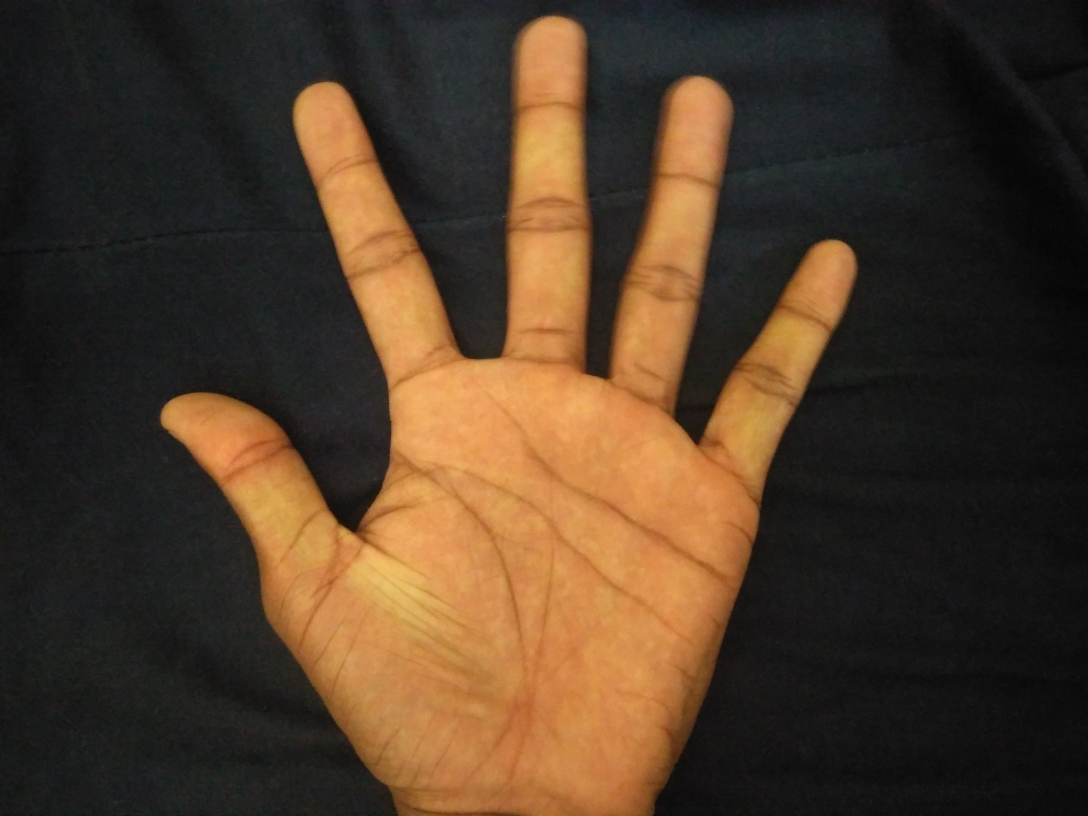
#> input picture refined/amit/IMG_20161220_013133.jpg, 3264 x 2448 px (shown at 1/3 size); its folder holds only this picture in this run
$ python select_image.py   (Python 2 division)   (older library calls are emulated)
#> lines starting #> are read from the running program, lines starting #| are printed output that depends on the picture; after the words box and inside, x2 and y2 are one past the last pixel; in counts of white or black regions, pixels touching at a corner belong together
### error_remover.py
#!/usr/bin/python
#this program takes an binary image as input and gives an image completely free from errors
from __future__ import division
import sys
import numpy as np
import cv2
import sys
import easygui
import matplotlib.pyplot as plt
import math
colors=[[ 0 , 43 , 54 ] , [ 7 , 54 , 66 ] , [ 88 , 110 , 117 ] , [ 101 , 123 , 131 ] , [ 131 , 148 , 150 ] , [ 147 , 161 , 161 ] , [ 238 , 232 , 213 ] , [ 253 , 246 , 227 ] , [ 181 , 137 , 0 ] , [ 203 , 75 , 22 ] , [ 220 , 50 , 47 ] , [ 211 , 54 , 130 ] , [ 108 , 113 , 196 ] , [ 38 , 139 , 210 ] , [ 42 , 161 , 152 ] , [ 133 , 153 , 0 ] ]
# [23 lines left out: function drawline, not called in this run]

def midpoint(a,b):
    return tuple(map(int,((a[0]+b[0])/2,(a[1]+b[1])/2)))
def distance2(a,b):
    dist = math.hypot(b[0] - a[0], b[1] - a[1])
    return dist
# [135 lines left out: functions line, intersection, plot_distances, cluster, unique, distance and 2 more, not called in this run]
def getcontour(binary):
    version = cv2.__version__.split('.')[0]

    if version is '3':
        image, contours, hierarchy = cv2.findContours(binary.copy(), \
               cv2.RETR_TREE, cv2.CHAIN_APPROX_NONE)
    elif version is '2':
        contours, hierarchy = cv2.findContours(binary.copy(),cv2.RETR_TREE, \
               cv2.CHAIN_APPROX_NONE)

    try:
        #find contour with maximum area
        cnt = max(contours, key = lambda x: cv2.contourArea(x))
        return cnt
    except:
        print "no skin region found"
        return None
# [33 lines left out: functions get_valleys, fitline, not called in this run]
def approximate_contour(cnt):
    #lets approximate contour
    epsilon = 0.0005*cv2.arcLength(cnt,True)
    cnt = cv2.approxPolyDP(cnt,epsilon,True)
    return cnt
def reverse(img):
    return 255-img
def midfinger(img):
    img=cv2.resize(img,(1200,700))
    drawing = np.zeros(img.shape,np.uint8) # empty image for testing purposes
    drawing[np.where((drawing==[0,0,0]).all(axis=2))] = [colors[15]]
    #drawing = reverse(drawing)
    #img=cv2.medianBlur(img,7)
    gray = cv2.cvtColor(img,cv2.COLOR_BGR2GRAY)
    #return (gray,None,None,None)
    ##thresh,binary = cv2.threshold(gray,110,255,cv2.THRESH_BINARY | cv2.THRESH_OTSU)
    binary = cv2.inRange(gray,65,255)
    #find contour
    cnt=getcontour(binary)
    cnt=approximate_contour(cnt)
    #draw moment of this contour
    M = cv2.moments(cnt)
    cX = int(M["m10"] / M["m00"])
    cY = int(M["m01"] / M["m00"])
    #xr=reference(binary,cY)
    #cv2.circle(drawing,(xr,cY),7,(255,0,0),-1)
    #draw contour
    cv2.drawContours(drawing,[cnt],0,(255,255,255),2)
    cv2.circle(drawing,(cX,cY),7,(0,255,0),-1)

    hull = cv2.convexHull(cnt,returnPoints = False)
    valleys=get_valleys(cnt,hull,cX,cY)
    for (i,j) in valleys:
        cv2.circle(drawing,(i,j),15,[0,0,255],-1)
    arr=[]

    for (i,j) in valleys:
        arr.append(j)
    average=sum(arr)/len(arr)
    tips=get_tips(cnt,hull,average)
    for (i,j) in tips:
        cv2.circle(drawing,(i,j),7,[0,255,0],-1)


    drawing,distances=plot_distances(tips,valleys,drawing,cX)
    fore_finger=distances[1]
    distances=[i/fore_finger for i in distances]
    return (drawing,distances,tips,valleys)

### select_image.py
import os
from Tkinter import *
import cv2
#import Image, ImageTk
import PIL
from PIL import Image, ImageTk
import numpy as np
import easygui
import sys
from error_remover import *
from shutil import copyfile
index=0
path=easygui.diropenbox("select the folder you want to choose images from")
#> the answer given: refined/amit
saved=easygui.enterbox("name of folder where images will be saved")
try:
    os.mkdir("/home/amit/"+saved)
#> (this line was passed over: easygui is not available in this run)
except:
    easygui.msgbox("insufficient storage in home or user not allowed to create folder")
files=os.listdir(path)
files=[path+'/'+i for i in files]
def accept():
    global index
    global saved
    f=files[index].split("/")
    name=f[len(f)-1]
    copyfile(files[index],"/home/amit/"+saved+"/"+name)
    index+=1
    tk.title(files[index])
    print index,files[index]
    output,distances,tips,valleys = midfinger(cv2.resize(cv2.imread(files[index],1),(1200,700)))
    output=cv2.cvtColor(output,cv2.COLOR_BGR2RGB)
    im = PIL.Image.fromarray(output)
    imgtk = PIL.ImageTk.PhotoImage(image=im)
    l1.configure(image = imgtk)
    l1.image=imgtk
    #panel.image = img2
    print "accepted"
def deny():
    global index
    index+=1
    tk.title(files[index])
    print index,files[index]
    output,distances,tips,valleys = midfinger(cv2.resize(cv2.imread(files[index],1),(1200,700)))
    output=cv2.cvtColor(output,cv2.COLOR_BGR2RGB)
    im = PIL.Image.fromarray(output)
    imgtk = PIL.ImageTk.PhotoImage(image=im)
    l1.configure(image = imgtk)
    l1.image=imgtk
    print "denied"


tk=Tk()
page1 = Frame(tk,bg="blue",width=1200,height=100)
ok = Button(page1,command=accept,text="ok")
cancel = Button(page1,command=deny,text="cancel")
ok.pack(side=LEFT,expand=1,fill=BOTH)
cancel.pack(side=RIGHT,expand=1,fill=BOTH)
page3 = Frame(tk,bg="blue",width=1200,height=700)
tk.title(files[index])
img=cv2.imread(files[index],1)
#> img is the input picture: shape (2448, 3264, 3); mean B, G, R 40.6, 59.1, 78.8
img=cv2.resize(img,(1200,700))
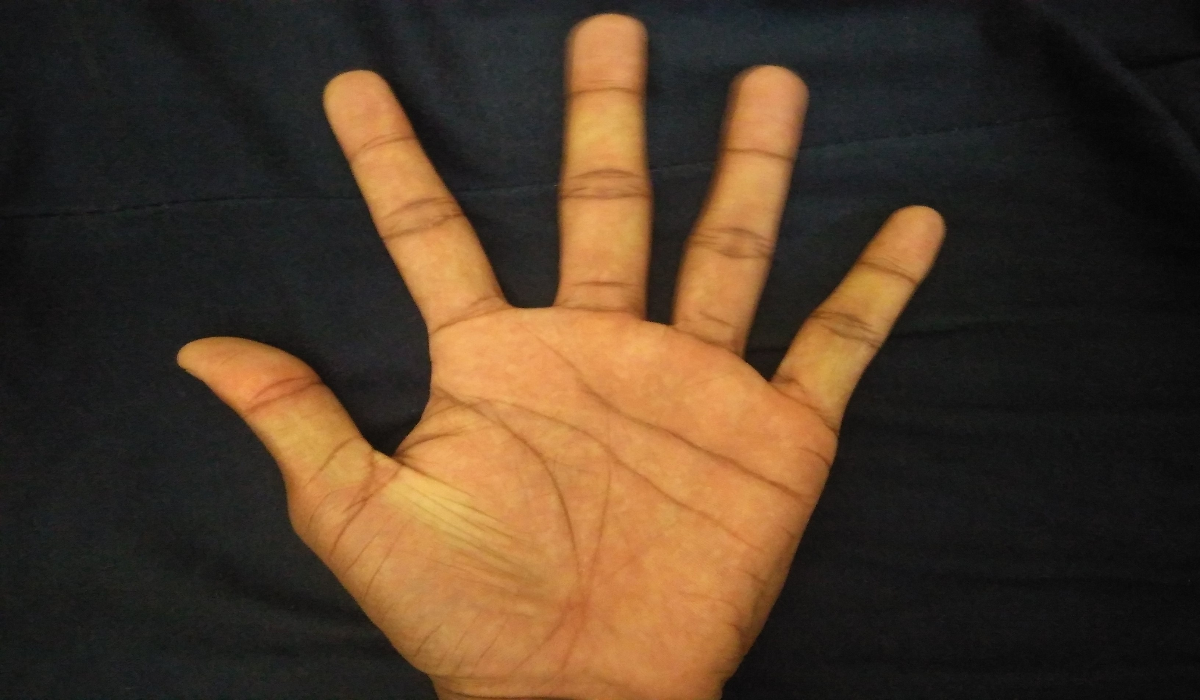
#> img: shape (700, 1200, 3); mean B, G, R 40.5, 59, 78.7
output,distances,tips,valleys=midfinger(img)
#> in midfinger, `gray = cv2.cvtColor(img,cv2.COLOR_BGR2GRAY)`:
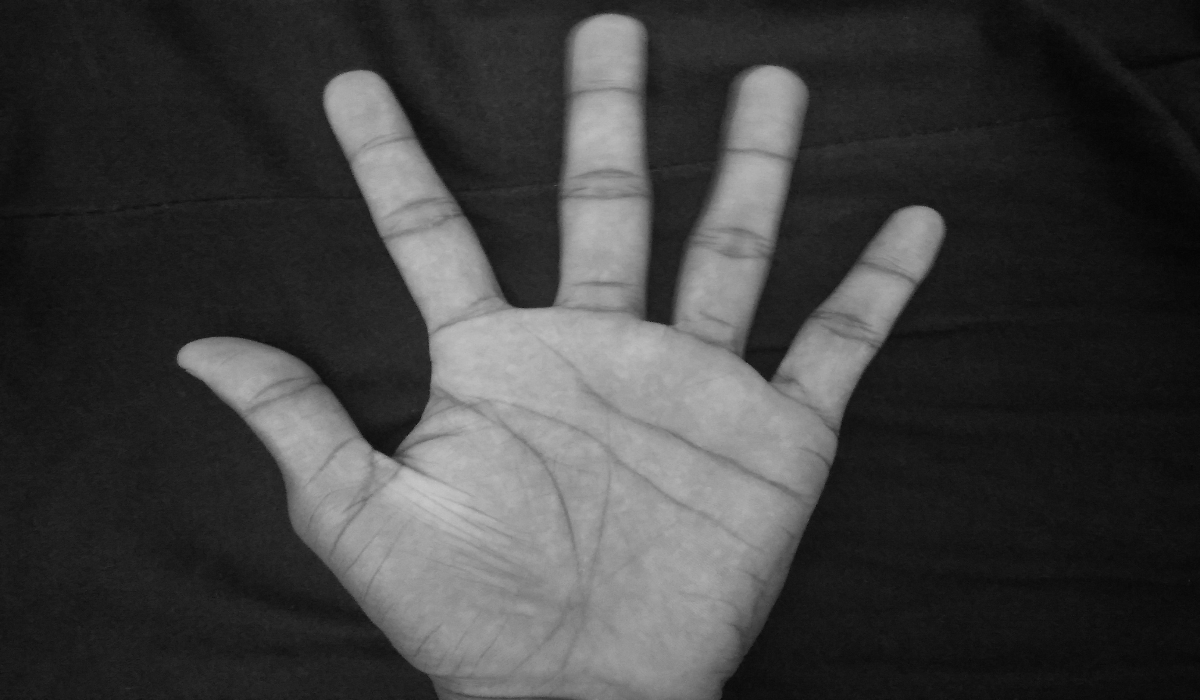
#> gray: shape (700, 1200); min 4, max 199, mean 62.8
#> in midfinger, `binary = cv2.inRange(gray,65,255)`:
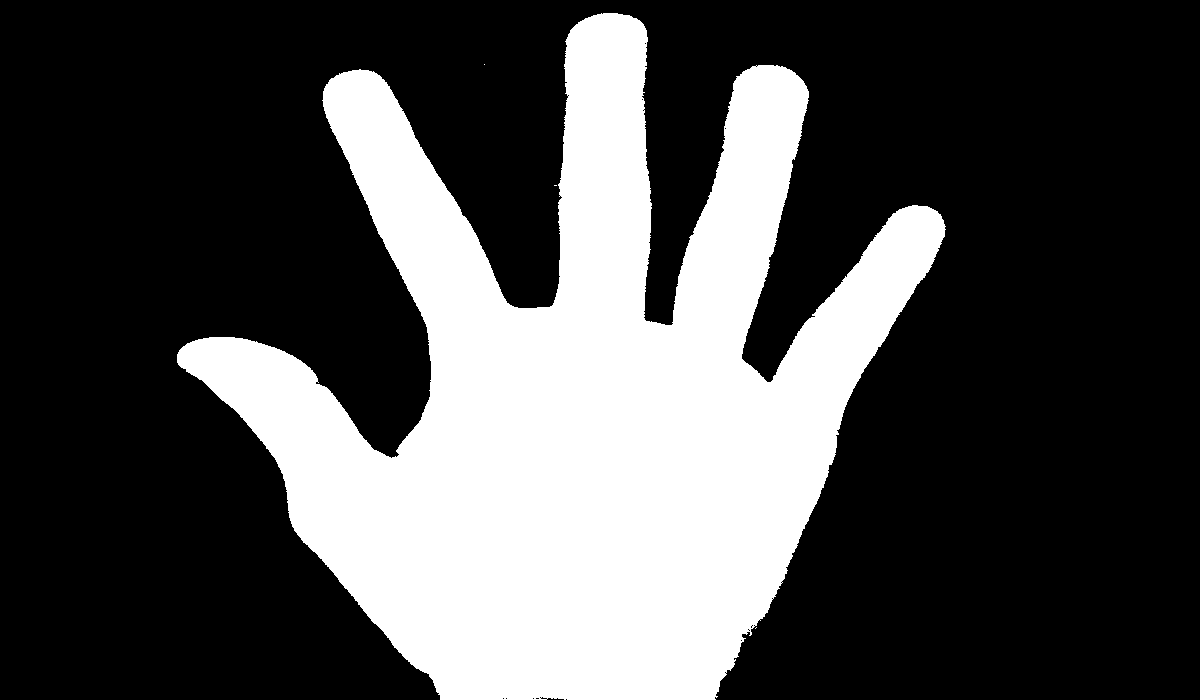
#> binary: shape (700, 1200); 30% white; 4 white regions (3 under 20 px), largest, box (x1, y1, x2, y2) and area: (177, 13, 946, 700) 251676
#> (the run stopped early here; a loop or call above may not have finished)

$ run again, on refined/amit/IMG_20161220_013139.jpg
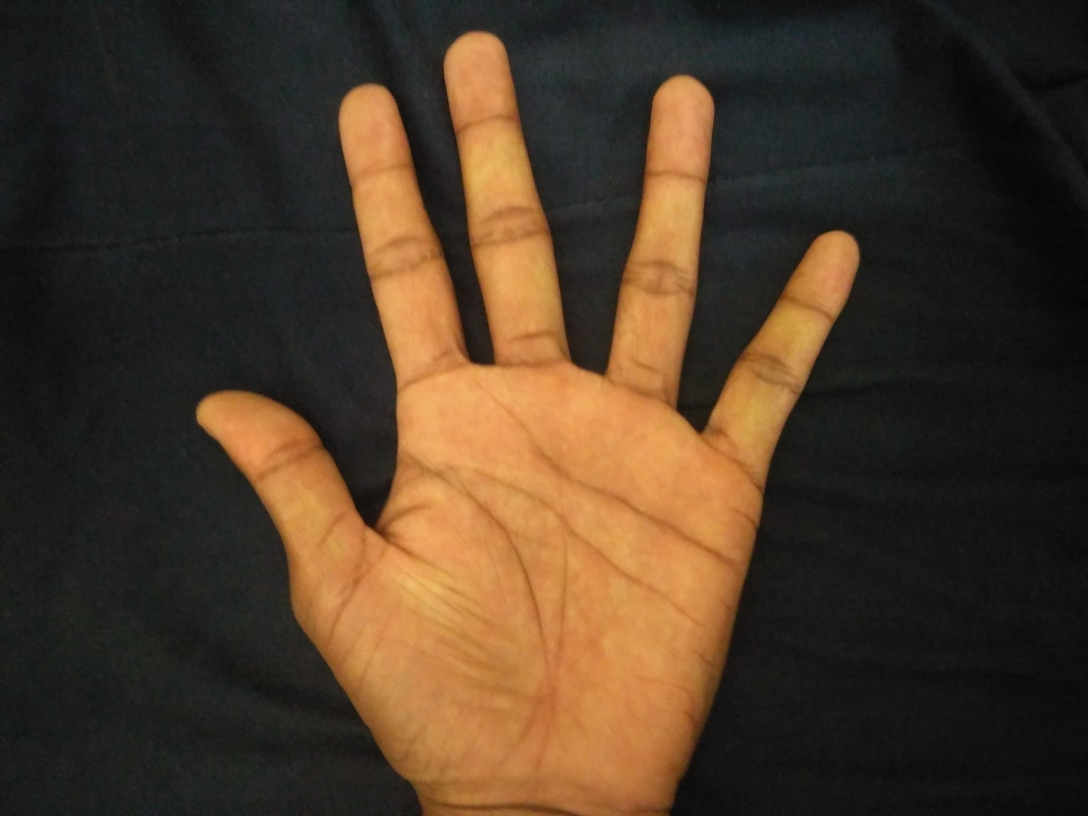
#> input picture refined/amit/IMG_20161220_013139.jpg, 3264 x 2448 px (shown at 1/3 size)
#> img is the input picture: shape (2448, 3264, 3); mean B, G, R 40.2, 58.5, 77.2
#> img: shape (700, 1200, 3)
#> in midfinger, `gray = cv2.cvtColor(img,cv2.COLOR_BGR2GRAY)`:
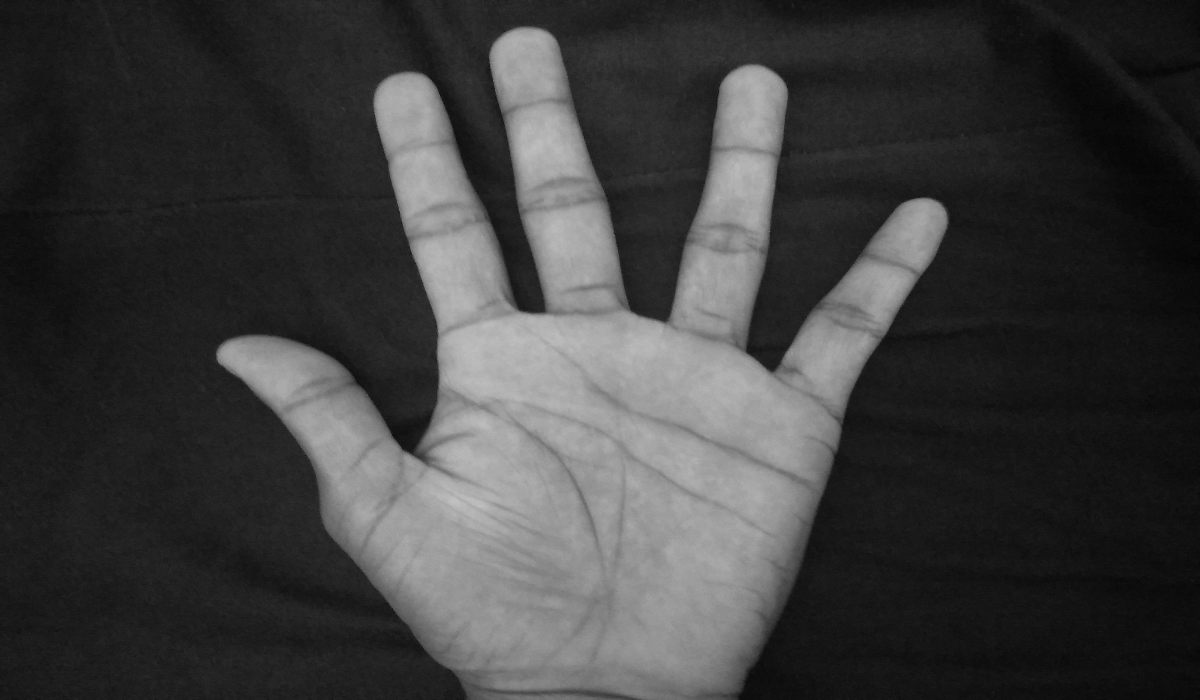
#> gray: shape (700, 1200); min 4, max 194, mean 61.9
#> in midfinger, `binary = cv2.inRange(gray,65,255)`:
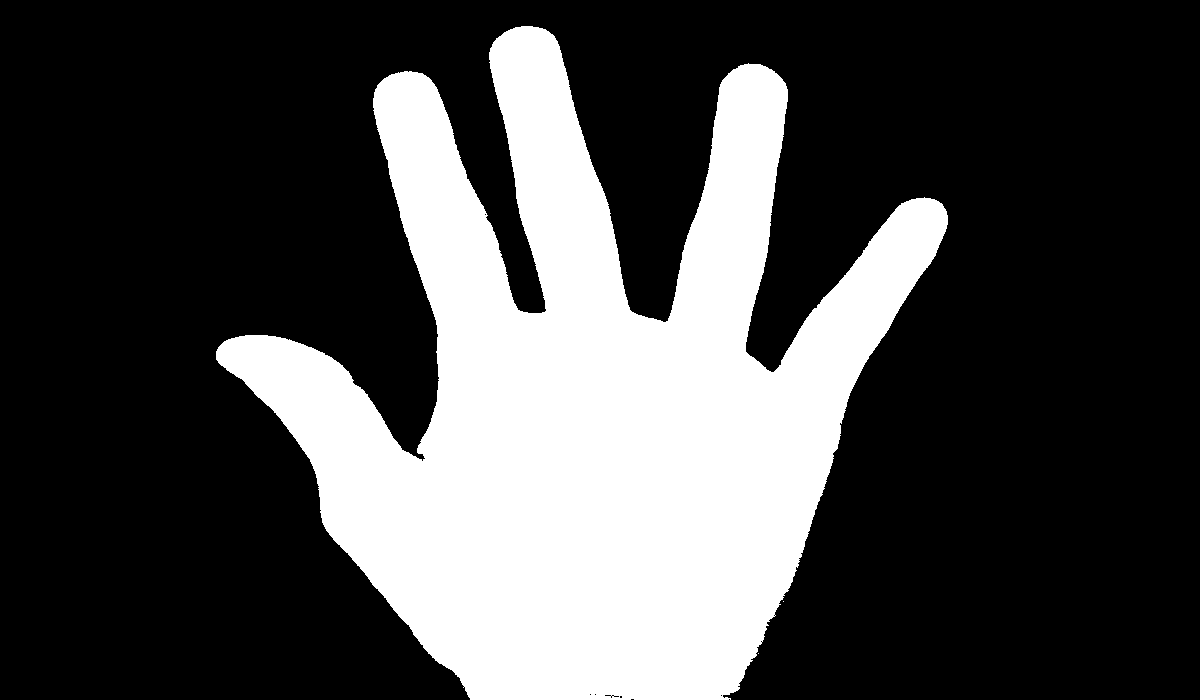
#> binary: shape (700, 1200); 28.5% white; 3 white regions (2 under 20 px), largest, box (x1, y1, x2, y2) and area: (216, 26, 948, 700) 239796
